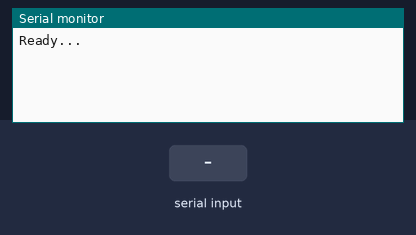
A sketch run on a simulated Arduino Uno, built with avr-gcc and run on an emulated ATmega328P. On the bench: the last lines printed to the serial monitor. The test bench sets the inputs (shaded band).

Above: at 1.2 s.
1.3 s: "1\n" received over Serial
At 2.5 s:
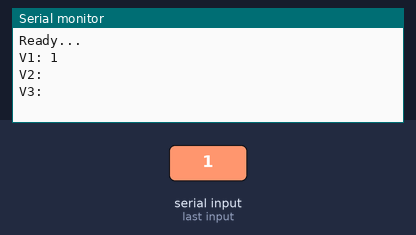
2.8 s: byte 10 ('\n') received over Serial
At 3.7 s:
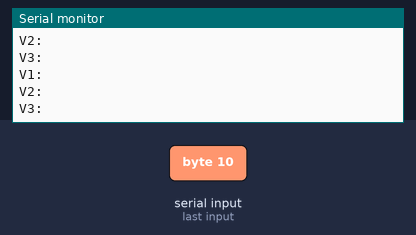
4.3 s: "0\n" received over Serial
At 4.9 s:
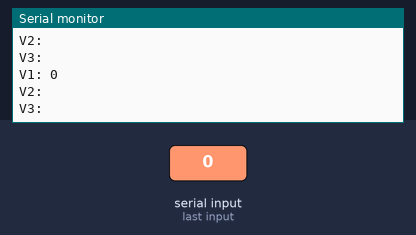
Timing chart, 0 to 7.3 s (numbered marks = the images above; inputs shaded):
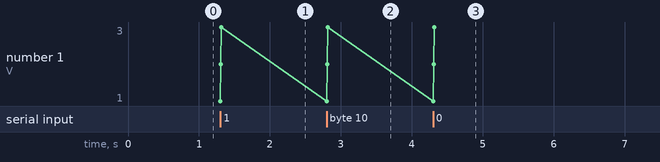

The sketch:

Serial_read__variables_.ino
```cpp
String inputString = "";
String var1 = "";
String var2 = "";
String var3 = "";
boolean stringComplete = false;

void setup(){
  Serial.begin(9600);
  Serial.println("Ready...");

  inputString.reserve(10);
  var1.reserve(10);
  var2.reserve(10);
  var3.reserve(10);
}

void loop(){
  parseCommand();
}

/*
 En este proceso se realiza la lectura de forma serial
 entre el Arduino y el Labview, lo que inicializa es cualquier
 elemento asignado a una salida del Arduino la ejecuta, ejecuta una acción}

 */
void serialEvent() {
  while (Serial.available()) {
    // get the new byte:
    char inChar = (char)Serial.read();
    // add it to the inputString:
    inputString += inChar;
    // if the incoming character is a newline, set a flag
    // so the main loop can do something about it:
    if (inChar == '\n') {
      stringComplete = true;
    }
  }
}

void parseCommand(){
  // print the string when a newline arrives:
  if (stringComplete) {
    inputString.trim();
    //Serial.println(inputString);
   // int separatorIndex = inputString.indexOf(',');
    var1=inputString.substring(0,4);
    var2=inputString.substring(5,6);
    var3=inputString.substring(7,11);

  //  Serial.println(separatorIndex);
    Serial.println("V1: "+var1);
    Serial.println("V2: "+var2);
    Serial.println("V3: "+var3);

    // clear the string:
    inputString = "";
    var1 = "";
    var2 = "";
    var3="";
    stringComplete = false;
  }

}
```

Measured:
- after the input at 1.3 s, the serial monitor: prints a new line at once (image 1)
- after the input at 2.8 s, the serial monitor: prints a new line at once (image 2)
- after the input at 4.3 s, the serial monitor: prints a new line at once (image 3)
